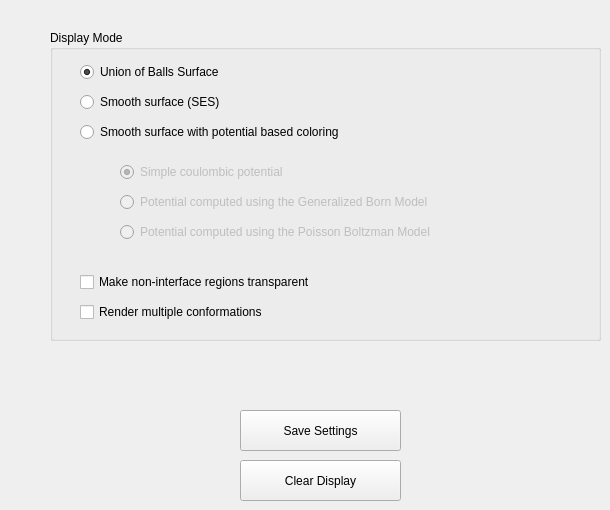
   <widget class="QWidget" name="tab_7">
    <attribute name="title">
     <string>Visualization Settings</string>
    </attribute>
    <widget class="QGroupBox" name="groupBox_19">
     <property name="geometry">
      <rect>
       <x>50</x>
       <y>30</y>
       <width>551</width>
       <height>311</height>
      </rect>
     </property>
     <property name="sizePolicy">
      <sizepolicy hsizetype="Fixed" vsizetype="Fixed">
       <horstretch>0</horstretch>
       <verstretch>0</verstretch>
      </sizepolicy>
     </property>
     <property name="title">
      <string>Display Mode</string>
     </property>
     <widget class="QRadioButton" name="renderUofBRadioButton">
      <property name="geometry">
       <rect>
        <x>30</x>
        <y>30</y>
        <width>191</width>
        <height>24</height>
       </rect>
      </property>
      <property name="text">
       <string>Union of Balls Surface</string>
      </property>
      <property name="checked">
       <bool>true</bool>
      </property>
     </widget>
     <widget class="QRadioButton" name="renderSmoothSurfRadioButton">
      <property name="geometry">
       <rect>
        <x>30</x>
        <y>60</y>
        <width>191</width>
        <height>24</height>
       </rect>
      </property>
      <property name="text">
       <string>Smooth surface (SES)</string>
      </property>
     </widget>
     <widget class="QRadioButton" name="renderSmoothPotentialRadioButton">
      <property name="geometry">
       <rect>
        <x>30</x>
        <y>90</y>
        <width>361</width>
        <height>24</height>
       </rect>
      </property>
      <property name="text">
       <string>Smooth surface with potential based coloring</string>
      </property>
      <property name="checked">
       <bool>false</bool>
      </property>
     </widget>
     <widget class="QFrame" name="frame_2">
      <property name="enabled">
       <bool>true</bool>
      </property>
      <property name="geometry">
       <rect>
        <x>50</x>
        <y>120</y>
        <width>491</width>
        <height>101</height>
       </rect>
      </property>
      <property name="frameShape">
       <enum>QFrame::NoFrame</enum>
      </property>
      <property name="frameShadow">
       <enum>QFrame::Plain</enum>
      </property>
      <property name="lineWidth">
       <number>0</number>
      </property>
      <widget class="QRadioButton" name="renderSmoothPotentialCoulombicRadioButton">
       <property name="enabled">
        <bool>false</bool>
       </property>
       <property name="geometry">
        <rect>
         <x>20</x>
         <y>10</y>
         <width>361</width>
         <height>24</height>
        </rect>
       </property>
       <property name="text">
        <string>Simple coulombic potential</string>
       </property>
       <property name="checked">
        <bool>true</bool>
       </property>
      </widget>
      <widget class="QRadioButton" name="renderSmoothPotentialPBRadioButton">
       <property name="enabled">
        <bool>false</bool>
       </property>
       <property name="geometry">
        <rect>
         <x>20</x>
         <y>70</y>
         <width>431</width>
         <height>24</height>
        </rect>
       </property>
       <property name="text">
        <string>Potential computed using the Poisson Boltzman Model</string>
       </property>
      </widget>
      <widget class="QRadioButton" name="renderSmoothPotentialGBRadioButton">
       <property name="enabled">
        <bool>false</bool>
       </property>
       <property name="geometry">
        <rect>
         <x>20</x>
         <y>40</y>
         <width>411</width>
         <height>24</height>
        </rect>
       </property>
       <property name="text">
        <string>Potential computed using the Generalized Born Model</string>
       </property>
      </widget>
     </widget>
     <widget class="QCheckBox" name="indivTransparentCheckBox">
      <property name="geometry">
       <rect>
        <x>30</x>
        <y>240</y>
        <width>291</width>
        <height>24</height>
       </rect>
      </property>
      <property name="text">
       <string>Make non-interface regions transparent</string>
      </property>
     </widget>
     <widget class="QCheckBox" name="indivMultipleLigandCheckBox">
      <property name="geometry">
       <rect>
        <x>30</x>
        <y>270</y>
        <width>501</width>
        <height>24</height>
       </rect>
      </property>
      <property name="text">
       <string>Render multiple conformations</string>
      </property>
     </widget>
    </widget>
    <widget class="QPushButton" name="saveButton">
     <property name="geometry">
      <rect>
       <x>240</x>
       <y>410</y>
       <width>161</width>
       <height>41</height>
      </rect>
     </property>
     <property name="text">
      <string>Save Settings</string>
     </property>
    </widget>
    <widget class="QPushButton" name="clearButton">
     <property name="geometry">
      <rect>
       <x>240</x>
       <y>460</y>
       <width>161</width>
       <height>41</height>
      </rect>
     </property>
     <property name="text">
      <string>Clear Display</string>
     </property>
    </widget>
   </widget>
